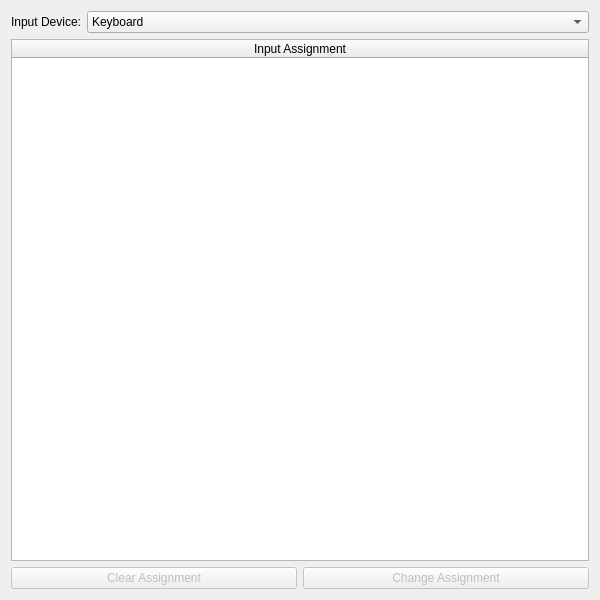
<?xml version="1.0" encoding="UTF-8"?>
<ui version="4.0">
 <class>PageControls</class>
 <widget class="QWidget" name="PageControls">
  <property name="geometry">
   <rect>
    <x>0</x>
    <y>0</y>
    <width>600</width>
    <height>600</height>
   </rect>
  </property>
  <property name="windowTitle">
   <string>Controls</string>
  </property>
  <property name="locale">
   <locale language="English" country="UnitedStates"/>
  </property>
  <layout class="QGridLayout" name="gridLayout_3">
   <item row="0" column="0">
    <layout class="QGridLayout" name="gridLayout_2">
     <item row="0" column="0">
      <widget class="QLabel" name="labelDevice">
       <property name="sizePolicy">
        <sizepolicy hsizetype="Maximum" vsizetype="Preferred">
         <horstretch>0</horstretch>
         <verstretch>0</verstretch>
        </sizepolicy>
       </property>
       <property name="text">
        <string>Input Device:</string>
       </property>
       <property name="alignment">
        <set>Qt::AlignRight|Qt::AlignTrailing|Qt::AlignVCenter</set>
       </property>
      </widget>
     </item>
     <item row="0" column="1">
      <widget class="QComboBox" name="comboDevice">
       <property name="sizePolicy">
        <sizepolicy hsizetype="Minimum" vsizetype="Fixed">
         <horstretch>0</horstretch>
         <verstretch>0</verstretch>
        </sizepolicy>
       </property>
       <item>
        <property name="text">
         <string>Keyboard</string>
        </property>
       </item>
      </widget>
     </item>
     <item row="1" column="0" colspan="2">
      <widget class="QTableWidget" name="tableControls">
       <property name="editTriggers">
        <set>QAbstractItemView::NoEditTriggers</set>
       </property>
       <property name="showDropIndicator" stdset="0">
        <bool>false</bool>
       </property>
       <property name="selectionMode">
        <enum>QAbstractItemView::SingleSelection</enum>
       </property>
       <attribute name="horizontalHeaderDefaultSectionSize">
        <number>200</number>
       </attribute>
       <attribute name="horizontalHeaderHighlightSections">
        <bool>true</bool>
       </attribute>
       <attribute name="horizontalHeaderStretchLastSection">
        <bool>true</bool>
       </attribute>
       <column>
        <property name="text">
         <string>Input Assignment</string>
        </property>
       </column>
      </widget>
     </item>
     <item row="2" column="0" colspan="2">
      <layout class="QGridLayout" name="gridLayout">
       <item row="0" column="1">
        <widget class="QPushButton" name="buttonAssignmentChange">
         <property name="enabled">
          <bool>false</bool>
         </property>
         <property name="text">
          <string>Change Assignment</string>
         </property>
        </widget>
       </item>
       <item row="0" column="0">
        <widget class="QPushButton" name="buttonAssignmentClear">
         <property name="enabled">
          <bool>false</bool>
         </property>
         <property name="text">
          <string>Clear Assignment</string>
         </property>
        </widget>
       </item>
      </layout>
     </item>
    </layout>
   </item>
  </layout>
 </widget>
 <tabstops>
  <tabstop>tableControls</tabstop>
  <tabstop>buttonAssignmentClear</tabstop>
  <tabstop>buttonAssignmentChange</tabstop>
 </tabstops>
 <resources/>
 <connections/>
</ui>
